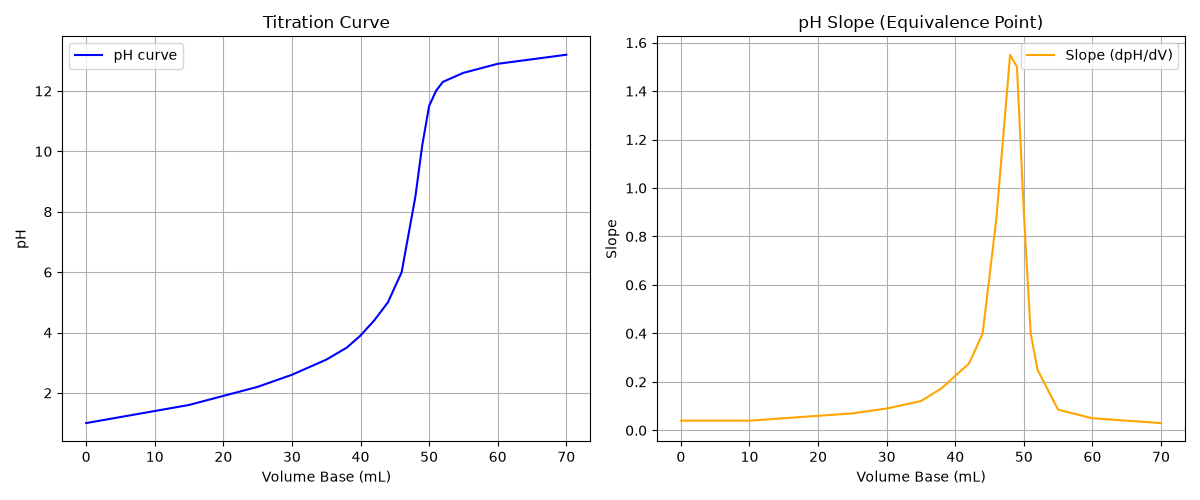

The Python source for this figure:
import numpy as np
import matplotlib.pyplot as plt

# Read titration.csv (volume_base, pH)
data = np.loadtxt('titration.csv', delimiter=',', skiprows=1)
V = data[:, 0]
pH = data[:, 1]

# Compute the slope with np.gradient(pH, V)
slope = np.gradient(pH, V)

# Find the volume where the slope is largest (np.argmax)
max_index = np.argmax(slope)
equivalence_volume = V[max_index]

print(f"Equivalence point volume: {equivalence_volume}")

# Make two plots side by side: the pH curve, and its slope
fig, (ax1, ax2) = plt.subplots(1, 2, figsize=(12, 5))

ax1.plot(V, pH, label='pH curve', color='blue')
ax1.set_xlabel('Volume Base (mL)')
ax1.set_ylabel('pH')
ax1.set_title('Titration Curve')
ax1.legend()
ax1.grid(True)

ax2.plot(V, slope, label='Slope (dpH/dV)', color='orange')
ax2.set_xlabel('Volume Base (mL)')
ax2.set_ylabel('Slope')
ax2.set_title('pH Slope (Equivalence Point)')
ax2.legend()
ax2.grid(True)

plt.tight_layout()
plt.savefig('titration.png')
